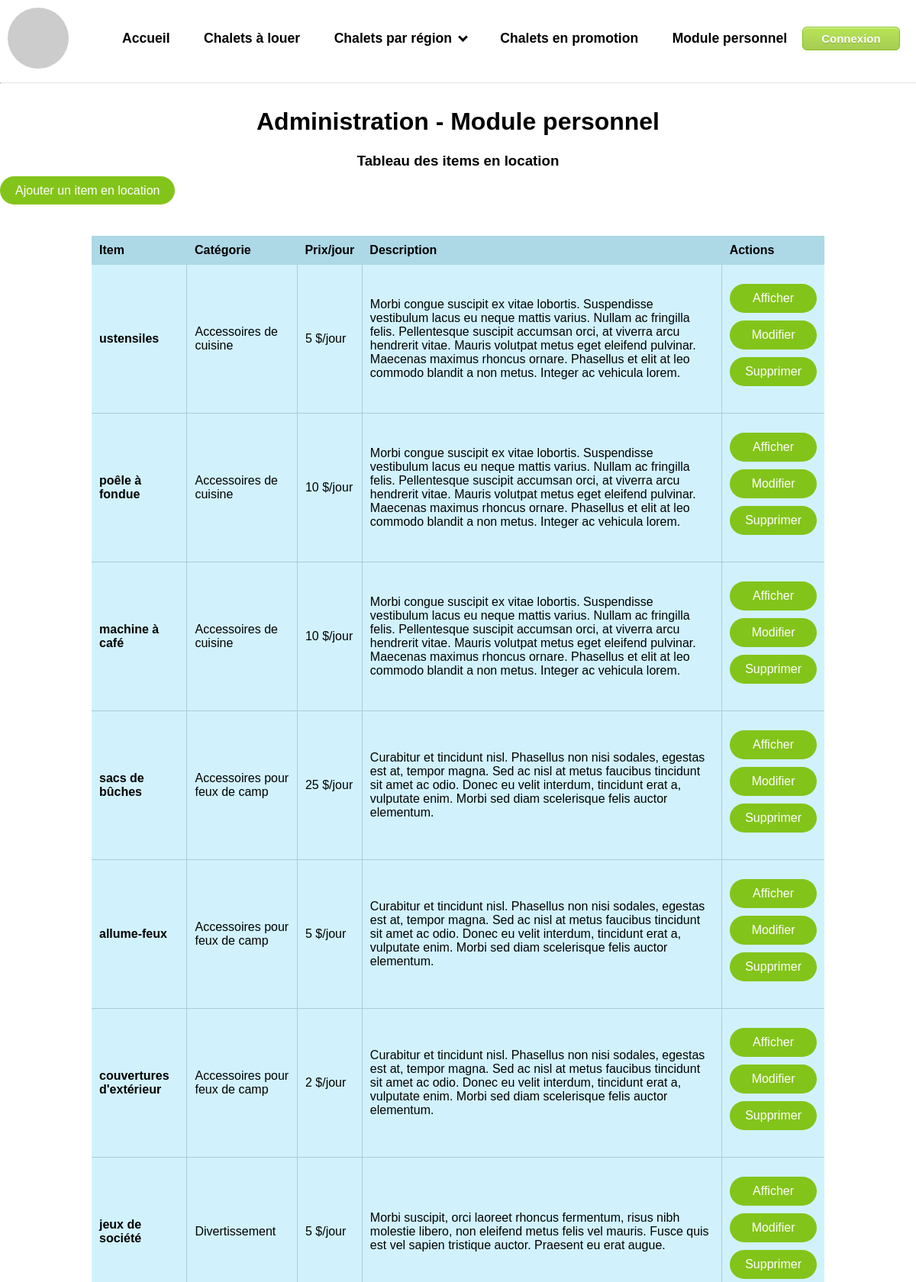
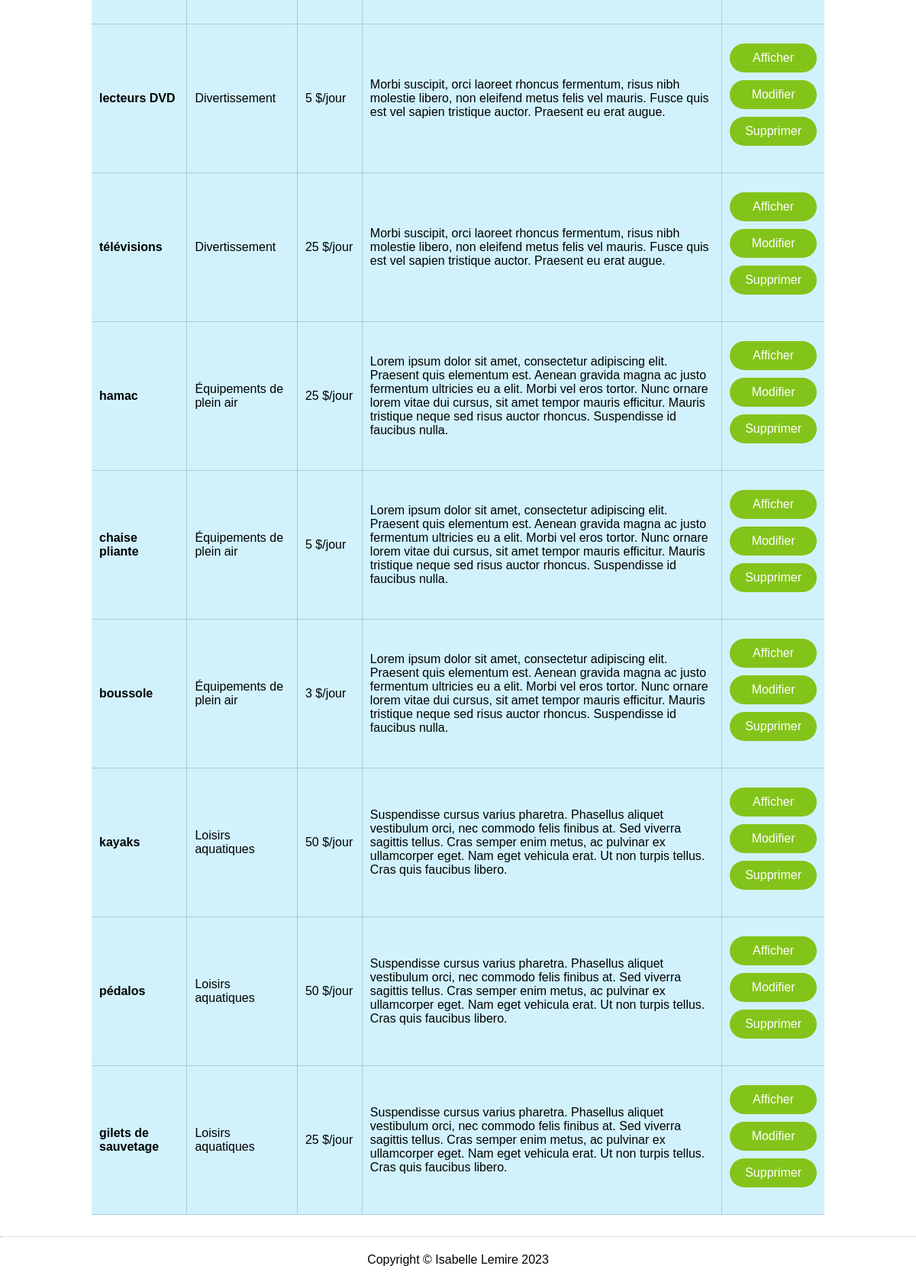
/administration_module_personnel.php, run on the app's committed database (2 pictures, top to bottom).
### tables this page shows
CREATE TABLE `items_location` (
  `id` int NOT NULL,
  `nom_item` varchar(30) NOT NULL,
  `description_item` text NOT NULL,
  `prix_location_par_jour` decimal(10,0) NOT NULL,
  `fk_categorie` int NOT NULL
);

CREATE TABLE `categories_location` (
  `id` int NOT NULL,
  `categorie` varchar(30) NOT NULL
);

### controleurs/controleur_locations.php (called while the page is built, shortened)
<?php
    require_once './modeles/modele_locations.php';
    class ControleurLocations {
        function afficherTableauAdmin() {
            $locations = modele_location::ObtenirTous();
            require './vues/locations/tableau_admin.php';
        }
    }
?>

### modeles/modele_locations.php (called while the page is built, shortened)
<?php
    class modele_location {
        public function __construct($id, $nom_item, $description_item, $prix_location_par_jour, $categorie) {
            $this->id = $id;
            $this->nom_item = $nom_item;
            $this->description_item = $description_item;
            $this->prix_location_par_jour = $prix_location_par_jour;
            $this->categorie = $categorie;
        }
        static function connecter() {
            $mysqli = new mysqli(Db::$host, Db::$username, Db::$password, Db::$database);
            mysqli_set_charset($mysqli, "utf8");
            return $mysqli;
        }
        public static function ObtenirTous(){
            $liste = [];
            $mysqli = self::connecter();
            $resultatRequete = $mysqli->query(
                'SELECT items_location.*, categories_location.categorie
                 FROM items_location
                 INNER JOIN categories_location ON items_location.fk_categorie = categories_location.id
                 ORDER BY categories_location.categorie'
            );
            foreach ($resultatRequete as $enregistrement) {
                $liste[] = new modele_location(
                    $enregistrement['id'],
                    $enregistrement['nom_item'],
                    $enregistrement['description_item'],
                    $enregistrement['prix_location_par_jour'],
                    $enregistrement['categorie']
                );
            }
            return $liste;
        }
    }
?>

### vues/locations/tableau_admin.php (the view)
<table class="table">
    <thead>
        <tr>
            <th>Item</th>
            <th>Catégorie</th>
            <th>Prix/jour</th>
            <th>Description</th>
            <th>Actions</th>
        </tr>
    </thead>
    <?php
        foreach ($locations as $location) {
    ?>
        <tbody>
            <td><?=$location->nom_item ?></td>
            <td><?=$location->categorie ?></td>
            <td><?=$location->prix_location_par_jour ?> $/jour</td>
            <td><?=$location->description_item ?></td>
            <td>
                <a href="fiche_item_location.php?id=<?= $location->id ?>" class="btn-cta action">Afficher</a>
                <a href="edition_item_location.php?id=<?= $location->id ?>" class="btn-cta action">Modifier</a>
                <a href="suppression_item_location.php?id=<?= $location->id ?>" class="btn-cta action">Supprimer</a>
            </td>
        </tbody>
    <?php } ?>
</table>

### css/styles.css (style rules this page uses)
html { margin:0; padding:0 }
body { margin: 100px 0 0 0; padding: 20px 0; font-family: Arial, sans-serif; }
.light-mode, .light-mode a, .light-mode header { background-color: white; color: black; }
.btn-cta { padding: 10px 20px; border-radius: 25px; background-color: #83c41a !important; color: white !important; text-decoration: none; transition-duration: 0.4s; }
.action { display: block; text-align: center; margin-bottom: 10px; }
table { width: 80%; border-collapse: collapse; margin: 0 auto; margin-top: 50px; }
thead { background-color: lightblue; }
thead th { padding: 10px; text-align: left; }
tbody td { padding: 25px 10px; border-bottom: 1px solid rgb(171, 204, 213); border-right: 1px solid rgb(171, 204, 213); }
tbody td:first-child { font-weight: bold; }
tbody td:last-child { text-align: left; border-right: none; }

### data on the page
items_location: nom_item "ustensiles", fk_categorie.categorie "Accessoires de cuisine", prix_location_par_jour "5", description_item "Morbi congue suscipit ex vitae lobortis. Suspendisse vestibulum lacus eu neque mattis varius. Nullam ac fringilla felis. Pellentesque suscipit accumsan orci, at viverra arcu hendrerit vitae. Mauris volutpat metus eget eleifend pulvinar. Maecenas maximus rhoncus ornare. Phasellus et elit at leo commodo blandit a non metus. Integer ac vehicula lorem."
items_location: nom_item "poêle à fondue", fk_categorie.categorie "Accessoires de cuisine", prix_location_par_jour "10", description_item "Morbi congue suscipit ex vitae lobortis. Suspendisse vestibulum lacus eu neque mattis varius. Nullam ac fringilla felis. Pellentesque suscipit accumsan orci, at viverra arcu hendrerit vitae. Mauris volutpat metus eget eleifend pulvinar. Maecenas maximus rhoncus ornare. Phasellus et elit at leo commodo blandit a non metus. Integer ac vehicula lorem."
items_location: nom_item "machine à café", fk_categorie.categorie "Accessoires de cuisine", prix_location_par_jour "10", description_item "Morbi congue suscipit ex vitae lobortis. Suspendisse vestibulum lacus eu neque mattis varius. Nullam ac fringilla felis. Pellentesque suscipit accumsan orci, at viverra arcu hendrerit vitae. Mauris volutpat metus eget eleifend pulvinar. Maecenas maximus rhoncus ornare. Phasellus et elit at leo commodo blandit a non metus. Integer ac vehicula lorem."
items_location: nom_item "sacs de bûches", fk_categorie.categorie "Accessoires pour feux de camp", prix_location_par_jour "25", description_item "Curabitur et tincidunt nisl. Phasellus non nisi sodales, egestas est at, tempor magna. Sed ac nisl at metus faucibus tincidunt sit amet ac odio. Donec eu velit interdum, tincidunt erat a, vulputate enim. Morbi sed diam scelerisque felis auctor elementum."
items_location: nom_item "allume-feux", fk_categorie.categorie "Accessoires pour feux de camp", prix_location_par_jour "5", description_item "Curabitur et tincidunt nisl. Phasellus non nisi sodales, egestas est at, tempor magna. Sed ac nisl at metus faucibus tincidunt sit amet ac odio. Donec eu velit interdum, tincidunt erat a, vulputate enim. Morbi sed diam scelerisque felis auctor elementum."
items_location: nom_item "couvertures d'extérieur", fk_categorie.categorie "Accessoires pour feux de camp", prix_location_par_jour "2", description_item "Curabitur et tincidunt nisl. Phasellus non nisi sodales, egestas est at, tempor magna. Sed ac nisl at metus faucibus tincidunt sit amet ac odio. Donec eu velit interdum, tincidunt erat a, vulputate enim. Morbi sed diam scelerisque felis auctor elementum."
items_location: nom_item "jeux de société", fk_categorie.categorie "Divertissement", prix_location_par_jour "5", description_item "Morbi suscipit, orci laoreet rhoncus fermentum, risus nibh molestie libero, non eleifend metus felis vel mauris. Fusce quis est vel sapien tristique auctor. Praesent eu erat augue."
items_location: nom_item "lecteurs DVD", fk_categorie.categorie "Divertissement", prix_location_par_jour "5", description_item "Morbi suscipit, orci laoreet rhoncus fermentum, risus nibh molestie libero, non eleifend metus felis vel mauris. Fusce quis est vel sapien tristique auctor. Praesent eu erat augue."
items_location: nom_item "télévisions", fk_categorie.categorie "Divertissement", prix_location_par_jour "25", description_item "Morbi suscipit, orci laoreet rhoncus fermentum, risus nibh molestie libero, non eleifend metus felis vel mauris. Fusce quis est vel sapien tristique auctor. Praesent eu erat augue."
items_location: nom_item "hamac", fk_categorie.categorie "Équipements de plein air", prix_location_par_jour "25", description_item "Lorem ipsum dolor sit amet, consectetur adipiscing elit. Praesent quis elementum est. Aenean gravida magna ac justo fermentum ultricies eu a elit. Morbi vel eros tortor. Nunc ornare lorem vitae dui cursus, sit amet tempor mauris efficitur. Mauris tristique neque sed risus auctor rhoncus. Suspendisse id faucibus nulla."
items_location: nom_item "chaise pliante", fk_categorie.categorie "Équipements de plein air", prix_location_par_jour "5", description_item "Lorem ipsum dolor sit amet, consectetur adipiscing elit. Praesent quis elementum est. Aenean gravida magna ac justo fermentum ultricies eu a elit. Morbi vel eros tortor. Nunc ornare lorem vitae dui cursus, sit amet tempor mauris efficitur. Mauris tristique neque sed risus auctor rhoncus. Suspendisse id faucibus nulla."
items_location: nom_item "boussole", fk_categorie.categorie "Équipements de plein air", prix_location_par_jour "3", description_item "Lorem ipsum dolor sit amet, consectetur adipiscing elit. Praesent quis elementum est. Aenean gravida magna ac justo fermentum ultricies eu a elit. Morbi vel eros tortor. Nunc ornare lorem vitae dui cursus, sit amet tempor mauris efficitur. Mauris tristique neque sed risus auctor rhoncus. Suspendisse id faucibus nulla."
items_location: nom_item "kayaks", fk_categorie.categorie "Loisirs aquatiques", prix_location_par_jour "50", description_item "Suspendisse cursus varius pharetra. Phasellus aliquet vestibulum orci, nec commodo felis finibus at. Sed viverra sagittis tellus. Cras semper enim metus, ac pulvinar ex ullamcorper eget. Nam eget vehicula erat. Ut non turpis tellus. Cras quis faucibus libero."
items_location: nom_item "pédalos", fk_categorie.categorie "Loisirs aquatiques", prix_location_par_jour "50", description_item "Suspendisse cursus varius pharetra. Phasellus aliquet vestibulum orci, nec commodo felis finibus at. Sed viverra sagittis tellus. Cras semper enim metus, ac pulvinar ex ullamcorper eget. Nam eget vehicula erat. Ut non turpis tellus. Cras quis faucibus libero."
items_location: nom_item "gilets de sauvetage", fk_categorie.categorie "Loisirs aquatiques", prix_location_par_jour "25", description_item "Suspendisse cursus varius pharetra. Phasellus aliquet vestibulum orci, nec commodo felis finibus at. Sed viverra sagittis tellus. Cras semper enim metus, ac pulvinar ex ullamcorper eget. Nam eget vehicula erat. Ut non turpis tellus. Cras quis faucibus libero."
